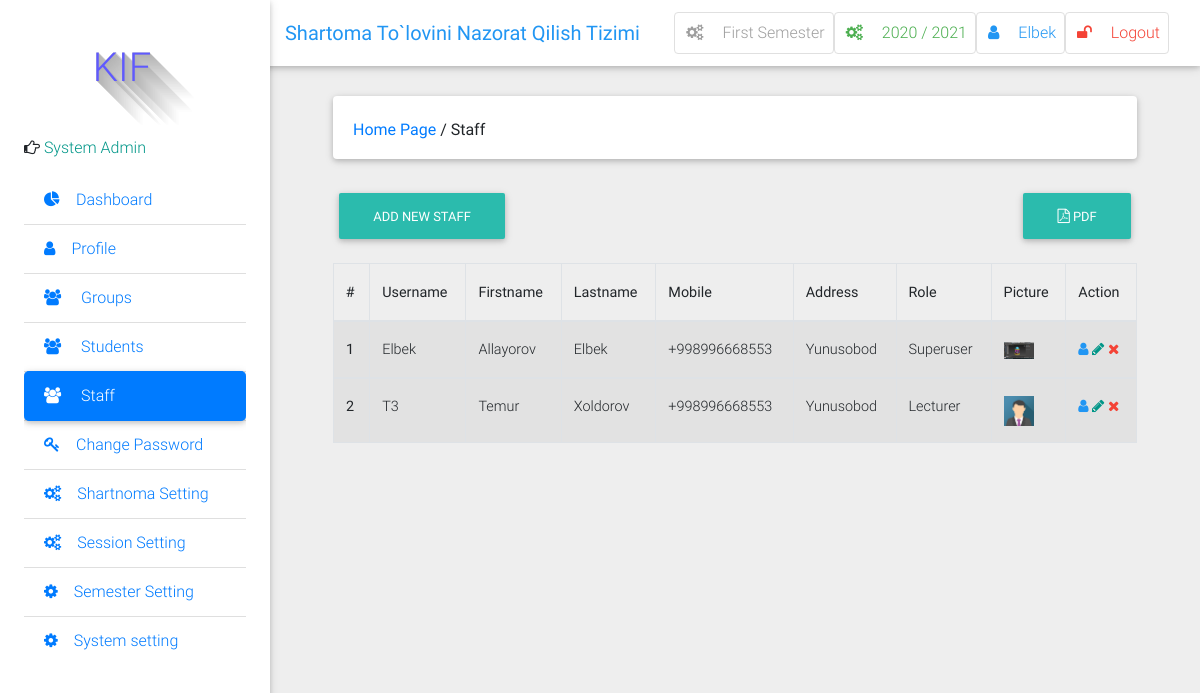
Page /staff/ (signed in) on the committed database.
### result/models.py (models this page shows, shortened)
class Semester(models.Model):
    semester = models.CharField(max_length=10, choices=SEMESTER, blank=True)
    is_current_semester = models.BooleanField(default=False, blank=True, null=True)
    session = models.ForeignKey(Session, on_delete=models.CASCADE, blank=True, null=True)
    next_semester_begins = models.DateField(null=True, blank=True)
    def __str__(self):
        return self.semester

class Session(models.Model):
    session = models.CharField(max_length=200, unique=True)
    is_current_session = models.BooleanField(default=False, blank=True, null=True)
    next_session_begins = models.DateField(blank=True, null=True)
    def __str__(self):
        return self.session

class User(AbstractUser):
    is_student = models.BooleanField(default=False)
    is_lecturer = models.BooleanField(default=False)
    phone = models.CharField(max_length=60, blank=True, null=True)
    address = models.CharField(max_length=60, blank=True, null=True)
    picture = models.ImageField(upload_to="pictures/", blank=True, null=True)
    email = models.EmailField(blank=True, null=True)
    username_validator = ASCIIUsernameValidator()
    def get_picture(self):
        no_picture = settings.STATIC_URL + 'img/img_avatar.png'
        try:
            return self.picture.url
        except:
            return no_picture

### result/views.py (the view)
# urls.py: path('staff/', views.staff_list, name="staff_list"),
@login_required
@lecturer_required
def staff_list(request):
    staff = User.objects.filter(is_student=False)
    user_type = "Staff"
    context = {
        "staff": staff,
        "user_type": user_type,
        }
    return render(request, 'staff/staff_list.html', context)

### result/context_processors.py (called while the page is built)
def session_processor(request):
    current_session = Session.objects.get(is_current_session=True)
    return {"current_session": current_session}

def semester_processor(request):
    current_semester = Semester.objects.get(is_current_semester=True)
    return {"current_semester": current_semester}

### result/templates/staff/staff_list.html (shortened to what this page needs)
{% extends 'base.html' %}
{% block side_bar %}
    {% include 'partial_active_element.html' with active='staff' %}
{% endblock %}
{% block content %}
	<div class="container-fluid mt-5">
            <div class="card mb-4 wow fadeIn">
                <div class="card-body d-sm-flex justify-content-between">
                    <h6 class="mb-2 mb-sm-0 pt-1">
                        <a href="/">Home Page</a>
                        <span>/</span>
                        <span>{{ user_type }}</span>
                    </h6>
                </div>
            </div>
            {% if request.user.is_superuser %}
            <h6 class="mb-2 mb-sm-0 pt-1">
            <a href="{% url 'add_new_staff' %}" class="btn btn-default btn-rounded mb-4">
               Add New {{ user_type }}
            </a>
            <a class="pull-right btn btn-default btn-rounded mb-3" href="" class="btn btn-default btn-rounded mb-4">
               <i class="fa fa-file-pdf-o" aria-hidden="true"></i> PDF
            </a>
            </h6>
            {% endif %}
  <div class="table-wrapper-scroll-y">
  <table class="table table-bordered table-striped">
                     <thead>
                        <tr>
                          <th scope="col">#</th>
                          <th scope="col">Username</th>
                          <th scope="col">Firstname</th>
                          <th scope="col">Lastname</th>
                          <th scope="col">Mobile</th>
                          <th scope="col">Address</th>
                          <th scope="col">Role</th>
                          <th scope="col">Picture</th>
                          {% if request.user.is_superuser %}
                          <th scope="col">Action</th>
                          {% endif %}
                        </tr>
                    </thead>
                {% for staff in staff %}
                    <tbody>
                        <tr>
                          <th scope="row">{{ forloop.counter }}</th>
                          <td>{% if staff.username %} {{ staff.username }} {% else %} N/A  {% endif %}</td>
                          <td>{% if staff.first_name %} {{ staff.first_name }} {% else %} N/A  {% endif %}</td>
                          <td>{% if staff.last_name %} {{ staff.last_name }} {% else %} N/A {% endif %}</td>
                          <td>{% if staff.phone %} {{ staff.phone }} {% else %}
                          <span class="red-text">N/A</span>{% endif %}</td>
                          <td>{% if staff.address %} {{ staff.address }} {% else %} N/A {% endif %}</td>
                          <td>{% if staff.is_superuser %} Superuser {% else %} Lecturer {% endif %}</td>
                          <td><img width="30" src="{{ staff.get_picture }}" alt="{{ staff.username }}'s image"></td>
                          {% if request.user.is_superuser %}
                          <td>
                            <a data-toggle="tooltip" title="view" class="blue-text"><i class="fa fa-user"></i></a>
                            <a data-toggle="tooltip" href="{% url 'edit_staff' pk=staff.pk %}" title="edit" class="teal-text"><i class="fa fa-pencil"></i></a>
                            <a data-toggle="tooltip" href="{% url 'delete_staff' pk=staff.pk %}" title="delete" class="red-text"><i class="fa fa-times"></i></a>
                          </td>
                          {% endif %}
                        </tr>
                    </tbody>
                {% endfor %}
                 </table>
            </div>
        </div>
        <br>
{% endblock %}

### result/templates/base.html (shortened to what this page needs)
{% load static %}
<!DOCTYPE html>
<html lang="en">
    <head>
        <link rel="stylesheet" href="https://maxcdn.bootstrapcdn.com/font-awesome/4.7.0/css/font-awesome.min.css">
        <link href="{% static 'css/bootstrap.min.css' %}" rel="stylesheet">
        <link href="{% static 'css/mdb.min.css' %}" rel="stylesheet">
        <link href="{% static 'css/style.css' %}" rel="stylesheet">
    </head>
    <body class="grey lighten-3">
    <header>
        <nav class="navbar fixed-top navbar-expand-lg navbar-light white scrolling-navbar">
            <div class="container-fluid">
                <a class="navbar-brand waves-effect" href="/">
                    <strong class="blue-text">Shartoma To`lovini Nazorat Qilish Tizimi</strong>
                </a>
                <div class="collapse navbar-collapse" id="navbarSupportedContent">
                    <ul class="navbar-nav nav-flex-icons">
                        <li class="nav-item">
                            <a href="{% if request.user.is_superuser %}{% url 'manage_semester' %}{% else %}#{% endif %}" class="nav-link border border-light grey-text rounded waves-effect">
                                <i class="fa fa-cogs mr-3"></i>{{ current_semester }} Semester
                            </a>
                        </li>
                        <li class="nav-item">
                            <a href="{% if request.user.is_superuser %}{% url 'manage_session' %}{% else %}#{% endif %}" class="nav-link border border-light green-text rounded waves-effect">
                                <i class="fa fa-cogs mr-3"></i>{{ current_session }}
                            </a>
                        </li>
                        <li class="nav-item">
                            <a href="{% url 'profile' %}" class="nav-link border border-light rounded waves-effect blue-text">
                                <i  class="fa fa-user mr-3"></i>{{ user|capfirst }}
                            </a>
                        </li>
                         <li class="nav-item">
                            <a href="/accounts/logout/" class="nav-link border border-light rounded waves-effect red-text">
                                <i class="fa fa-unlock mr-3"></i>Logout
                            </a>
                        </li>
                    </ul>
                </div>
            </div>
        </nav>
        <div class="sidebar-fixed position-fixed">
                <p style="margin-left: 30px;" id="icon" class="logo"> KIF </p>
                {% if request.user.is_lecturer %}
                <p><i class="fa fa-hand-o-right" aria-hidden="true"></i>
                    <span class="teal-text text-center"> Course Lecturer</span></p>
                {% elif request.user.is_student %}
                <p><i class="fa fa-hand-o-right" aria-hidden="true"></i>
                    <span class="teal-text text-center"> Student</span></p>
                {% else %}
                <p><i class="fa fa-hand-o-right" aria-hidden="true"></i>
                    <span class="teal-text text-center"> System Admin</span></p>
                {% endif %}
            <div class="dashboard">
            {% block side_bar %}{% endblock side_bar %}
            </div>
        </div>
    </header>
    <main class="pt-5 mx-lg-5">
        {% block content%} {% endblock %}
    </main>
    </body>
</html>

### result/static/css/style.css (style rules this page uses)
.sidebar-fixed { height: 100vh; width: 270px; -webkit-box-shadow: 0 2px 5px 0 rgba(0, 0, 0, 0.16), 0 2px 10px 0 rgba(0, 0, 0, 0.12); box-shadow: 0 2px 5px 0 rgba(0, 0, 0, 0.16), 0 2px 10px 0 rgba(0, 0, 0, 0.12); z-index: 1050; background-color: #fff; padding: 1.5rem; padding-top: 0; }
@media (min-width: 1200px) { .navbar, .page-footer, main { padding-left: 270px; } }
.logo { text-shadow: rgb(179, 179, 179) 0px 0px 0px, rgb(180, 180, 180) 1px 1px 0px, rgb(182, 182, 182) 2px 2px 0px, rgb(184, 184, 184) 3px 3px 0px, rgb(185, 185, 185) 4px 4px 0px, rgb(187, 187, 187) 5px 5px 0px, rgb(189, 189, 189) 6px 6px 0px, rgb(190, 190, 190) 7px 7px 0px, rgb(192, 192, 192) 8px 8px 0px, rgb(194, 194, 194) 9px 9px 0px, rgb(195, 195, 195) 10px 10px 0px, rgb(197, 197, 197) 11px 11px 0px, rgb(199, 199, 199) 12px 12px 0px, rgb(201, 201, 201) 13px 13px 0px, rgb(202, 202, 202) 14px 14px 0px, rgb(204, 204, 204) 15px 15px 0px, rgb(206, 206, 206) 16px 16px 0px, rgb(207, 207, 207) 17px 17px 0px, rgb(209, 209, 209) 18px 18px 0px, rgb(211, 211, 211) 19px 19px 0px, rgb(212, 212, 212) 20px 20px 0px, rgb(214, 214, 214) 21px 21px 0px, rgb(216, 216, 216) 22px 22px 0px, rgb(218, 218, 218) 23px 23px 0px, rgb(219, 219, 219) 24px 24px 0px, rgb(221, 221, 221) 25px 25px 0px, rgb(223, 223, 223) 26px 26px 0px, rgb(224, 224, 224) 27px 27px 0px, rgb(226, 226, 226) 28px 28px 0px, rgb(228, 228, 228) 29px 29px 0px, rgb(230, 230, 230) 30px 30px 0px, rgb(231, 231, 231) 31px 31px 0px, rgb(233, 233, 233) 32px 32px 0px, rgb(235, 235, 235) 33px 33px 0px, rgb(236, 236, 236) 34px 34px 0px, rgb(238, 238, 238) 35px 35px 0px, rgb(240, 240, 240) 36px 36px 0px, rgb(241, 241, 241) 37px 37px 0px, rgb(243, 243, 243) 38px 38px 0px, rgb(245, 245, 245) 39px 39px 0px, rgb(247, 247, 247) 40px 40px 0px, rgb(248, 248, 248) 41px 41px 0px, rgb(250, 250, 250) 42px 42px 0px, rgb(252, 252, 252) 43px 43px 0px, rgb(253, 253, 253) 44px 44px 0px; font-size: 40px; color: rgb(95, 89, 255); height: 120px; width: 136px; line-height: 136px; border-radius: ; text-align: center; background-color: rgb(255, 255, 255); }

### result/templates/base.html (style rules this page uses)
.dashboard { display: block; max-height: 500px; overflow-y: auto; -ms-overflow-style: -ms-autohiding-scrollbar; }

### result/templates/staff/staff_list.html (style rules this page uses)
.table-wrapper-scroll-y { display: block; max-height: 350px; overflow-y: auto; -ms-overflow-style: -ms-autohiding-scrollbar; }

### rows in the picture
Semester: semester "First"
Session: session "2020 / 2021"
User: username "Elbek", first_name "Allayorov", last_name "Elbek", phone "+998996668553", address "Yunusobod", is_superuser "Superuser", get_picture (picture)
User: username "T3", first_name "Temur", last_name "Xoldorov", phone "+998996668553", address "Yunusobod", is_superuser "Lecturer", shows a picture

### other values in the picture
{{ user_type }} "Staff"
{{ user_type }} "STAFF"
